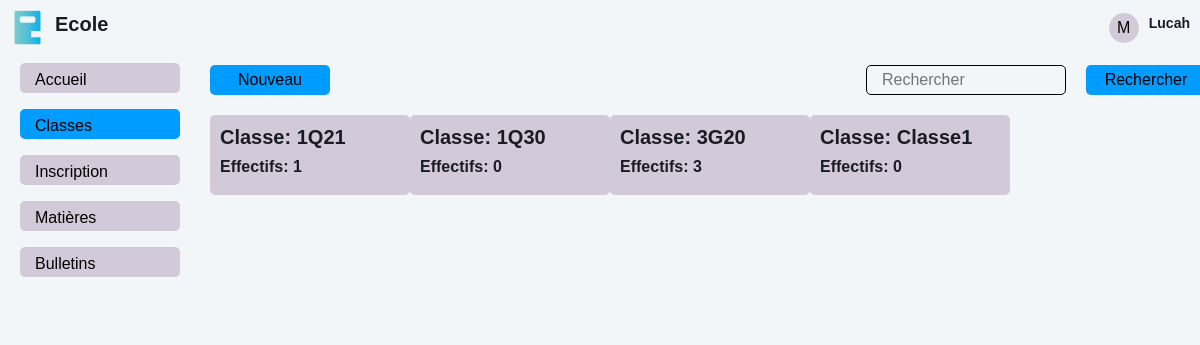
The app's page /classes/ (signed in) with its own data.
### tables this page shows
CREATE TABLE `classes` (
  `classe_id` int(10) NOT NULL AUTO_INCREMENT,
  `nom_classe` varchar(100) NOT NULL,
  `niveau` varchar(50) DEFAULT NULL,
  `annee_debut` year(4) DEFAULT NULL,
  `annee_fin` year(4) DEFAULT NULL,
  `salle` varchar(50) DEFAULT NULL,
  PRIMARY KEY (`classe_id`)
);

CREATE TABLE `eleves` (
  `eleve_id` int(10) NOT NULL AUTO_INCREMENT,
  `numero` int(10) DEFAULT NULL,
  `nom_eleve` varchar(100) DEFAULT NULL,
  `prenom_eleve` varchar(100) DEFAULT NULL,
  `sexe_eleve` varchar(50) DEFAULT NULL,
  `date_naissance` date DEFAULT NULL,
  `lieu_naissance` varchar(50) DEFAULT NULL,
  `status` varchar(50) DEFAULT NULL,
  `adresse` varchar(50) DEFAULT NULL,
  `tel_eleve` varchar(50) DEFAULT NULL,
  `etablissement_orign` varchar(50) DEFAULT NULL,
  `annee_scolaire` varchar(50) DEFAULT NULL,
  `date_inscrit` date DEFAULT NULL,
  `nom_pere` varchar(100) DEFAULT NULL,
  `profession_pere` varchar(50) DEFAULT NULL,
  `tel_pere` varchar(50) DEFAULT NULL,
  `nom_mere` varchar(100) DEFAULT NULL,
  `profession_mere` varchar(50) DEFAULT NULL,
  `tel_mere` varchar(50) DEFAULT NULL,
  `nom_tuteur` varchar(100) DEFAULT NULL,
  `profession_tuteur` varchar(50) DEFAULT NULL,
  `tel_tuteur` varchar(50) DEFAULT NULL,
  `classe_id` int(10) DEFAULT NULL,
  PRIMARY KEY (`eleve_id`),
  KEY `classe_id` (`classe_id`)
);

### classes/index.php (the view, shortened to what this page needs)
<?php
    require "../back/database.php";
    $sql = "SELECT classe_id, nom_classe FROM classes";
    $stmt_classes = $pdo->query($sql);
    $classes = $stmt_classes->fetchAll();
?>
<!DOCTYPE html>
<html lang="en">
<head>
    <link href="../assets/css/bootstrap.min.css" rel="stylesheet">
    <link href="../assets/css/style.css" rel="stylesheet">
</head>
<body>
    <nav class="navbar navbar-expand sticky-top" style="display: flex; justify-content: space-between; margin: 0; padding: 10px">
        <a  href="./home.php" class="text-primary" style="display: flex; gap: 10px; align-items: center">
            <img src="../assets/img/logo-ecole.png" alt="logo" style="width: 35px">
            <h3 style="font-size: 20px">Ecole</h3>
        </a>
        <div class="menu">
            <button class="btn-menu" id="menu"> M </button>
            <div class="menu-name">
                <h4><?= $_SESSION['username'] ?></h4>
            </div>
        </div>
    </nav>
    <div class="container-xxl position-relative d-flex p-0" style="margin-top: 100px;">
        <div class="sidebar" style="width: 200px; padding: 0 20px; ">
            <nav class="navbar bg-light">
                <div class="navbar-nav w-100" style="margin-top: 25px">
                    <ul>
                        <li><a href="../home.php" class="nav-link">Accueil</a></li>
                        <li><a href="./" class="nav-link active">Classes</a></li>
                        <li><a href="../inscription.php" class="nav-link">Inscription</a></li>
                        <li><a href="../matieres/" class="nav-link">Matières</a></li>
                        <li><a href="#" class="nav-link">Bulletins</a></li>
                    </ul>
                </div>
            </nav>
        </div>
        <div class="col-right">
            <div class="tp">
                <div class="add">
                    <a href="./add.php" class="btn-add">Nouveau</a>
                </div>
                <div class="search">
                    <form action="">
                        <input type="text" placeholder="Rechercher">
                        <button type="submit">Rechercher</button>
                    </form>
                </div>
            </div>
            <div class="bd">
                <div class="carousel-item" style="display: block;">
                    <div class="d-block w-100">
                        <div class="items">
                            <?php if (count($classes) > 0):  ?>
                                <?php  foreach ( $classes as $classe ):
                                    $sql_eleves = "SELECT COUNT(eleve_id), eleve_id AS nombre_eleves FROM eleves WHERE classe_id = ?";
                                    $stmt_eleves = $pdo->prepare($sql_eleves);
                                    $stmt_eleves->execute([$classe['classe_id']]);
                                    $eleves = $stmt_eleves->fetchAll();
                                ?>
                                    <a href="./eleves.php?id=<?php echo $classe['classe_id'] ?>">
                                        <div class="card">
                                            <div class="card-body">
                                                <div class="card-title">
                                                    <h3>Classe: <?= $classe['nom_classe'] ?></h3>
                                                    <?php  foreach ( $eleves as $eleve ): ?>
                                                        <?php if ( $eleve['nombre_eleves'] > 0):  ?>
                                                            <h4>Effectifs: <?= $eleve['nombre_eleves'] ?></h4>
                                                            <?php else: ?>
                                                            <h4>Effectifs: 0</h4>
                                                        <?php endif; ?>
                                                    <?php  endforeach; ?>
                                                </div>
                                            </div>
                                        </div>
                                    </a>
                                <?php  endforeach; ?>
                            <?php else: ?>
                                <h5>Aucun classe trouvé</h5>
                            <?php endif; ?>
                        </div>
                    </div>
                </div>
            </div>
        </div>
    </div>
</body>
</html>

### assets/css/style.css (style rules this page uses)
:root { --primary: #009CFF; --light: #F3F6F9; --dark: #191C24; }
.tp a.btn-add { display: flex; justify-content: center; align-items: center; width: 120px; height: 30px; background: #009CFF; border: none; border-radius: 5px; color: #000; text-decoration: none; }
.sidebar { position: fixed; top: 30px; left: 0; bottom: 0; width: 200px; height: 100vh; overflow-y: auto; transition: 0.5s; z-index: 999; padding: 0 20px; }
@media (min-width: 992px) { .sidebar { margin-left: 0; } }
.navbar.navbar-expand .menu { display: flex; align-items: center; gap: 10px; }
.navbar.navbar-expand .menu button.btn-menu { width: 30px; height: 30px; background: #d3cad9; border: 0; border-radius: 50%; }
.navbar.navbar-expand .menu .menu-name { height: 25px; display: flex; }
.navbar.navbar-expand .menu .menu-name h4 { font-size: 14px; }
.sidebar .navbar-nav ul { list-style: none; padding-left: 0; }
.sidebar .navbar-nav .nav-link { height: 30px; padding: 5px 15px; color: #000; font-weight: 500; outline: none; background: #d3cad9; margin-bottom: 1rem; border-radius: 5px; }
.sidebar .navbar-nav .nav-link:hover, .sidebar .navbar-nav .nav-link.active { background: #009CFF; }
.col-right { position: relative; width: 83%; top: -90px; left: 210px; }
.tp { display: flex; justify-content: space-between; }
.tp .search form { display: flex; gap: 20px; }
.tp .search form input { width: 200px; height: 30px; background: none; border: 1px solid #000; padding: 5px 15px; border-radius: 5px; outline: none; }
.tp .search form button { width: 120px; height: 30px; background: #009CFF; border-radius: 5px; border: 0; }
.bd { margin-top: 20px; }
.bd .items { display: grid; grid-template-columns: repeat(5, 1fr); }
.bd .items .card { width: 200px; height: 80px; background: #d3cad9; padding: 10px; border-radius: 5px; transition: .5s ease-in-out; margin-bottom: 10px; z-index: 5; border: 0; }
.bd .items .card .card-body { padding: 0; }
.bd .items .card h3 { font-size: 20px; }
.bd .items .card h4 { font-size: 16px; }
.carousel-item { transition: 1s ease-in-out; }

### records on screen
classes: nom_classe "1Q21"
eleves: eleve_id "1"
classes: nom_classe "1Q30"
classes: nom_classe "3G20"
eleves: eleve_id "3"
classes: nom_classe "Classe1"

### other values on screen
$_SESSION['username'] "Lucah"
